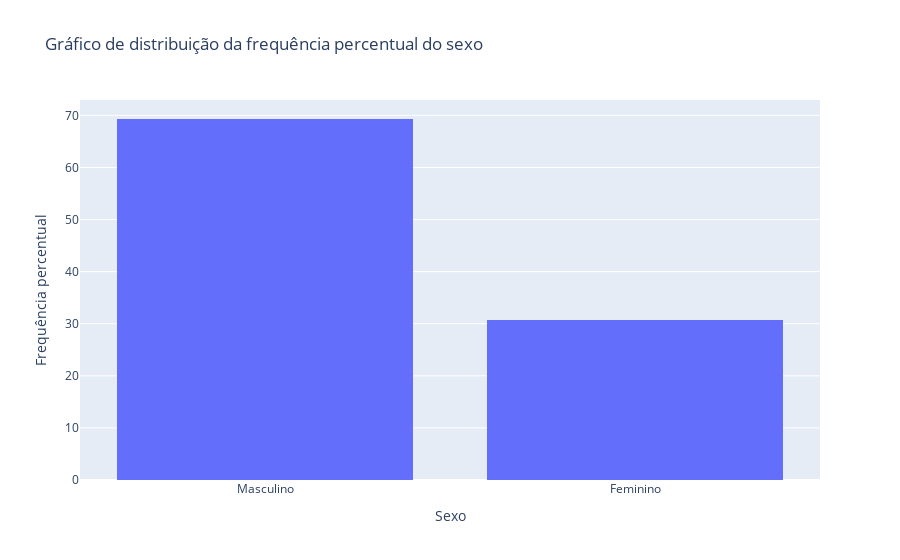

The code cell stored with this chart in its notebook:
### Code cell
fig = px.histogram(
    df_frequencies,
    x = df_frequencies.index,
    y = 'Frequência Percentual (%)',
    title = 'Gráfico de distribuição da frequência percentual do sexo'
)

fig.update_layout(
    yaxis_title = 'Frequência percentual'
)

fig.show()

### Figure 1 — Plotly figure (JSON) as saved in the notebook; plotly's stock layout.template omitted (floating-point values rounded to 4 significant figures)
{"data": [{"alignmentgroup": "True", "bingroup": "x", "histfunc": "sum", "hovertemplate": "Sexo=%{x}<br>sum of Frequência Percentual (%)=%{y}<extra></extra>", "legendgroup": "", "marker": {"color": "#636efa", "pattern": {"shape": ""}}, "name": "", "offsetgroup": "", "orientation": "v", "showlegend": false, "type": "histogram", "x": ["Masculino", "Feminino"], "xaxis": "x", "y": [69.3, 30.7], "yaxis": "y"}], "layout": {"barmode": "relative", "legend": {"tracegroupgap": 0}, "title": {"text": "Gráfico de distribuição da frequência percentual do sexo"}, "xaxis": {"anchor": "y", "domain": [0, 1], "title": {"text": "Sexo"}}, "yaxis": {"anchor": "x", "domain": [0, 1], "title": {"text": "Frequência percentual"}}}}
